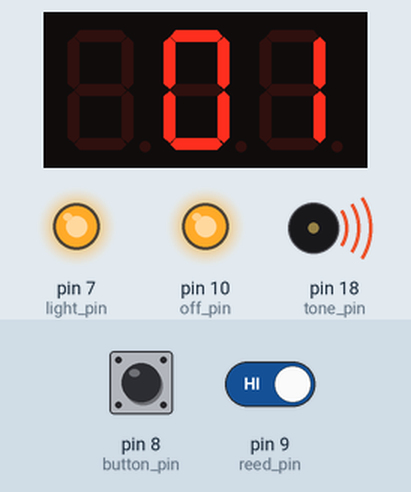
The sketch below on a simulated Arduino Uno, built with avr-gcc and run on an emulated ATmega328P. On the bench: 3-digit seven-segment display, output pins drawn as LEDs (lit = HIGH), buzzer (waves = sounding). Wiring (inferred from the names in the program): 3-digit 7-segment display, segments lit when HIGH: segments pin 6, pin 5, pin 2, pin 1, pin 0, pin 4, pin 3; digit selects pin 16, pin 15, pin 14. Inputs (shaded band) come from the test bench; at power-on: pin 9 (reed_pin) HIGH, pin 8 (button_pin) LOW. The segment pins are drawn as the display they are named for; pins used as bus, display or sensor lines are not drawn.

Above: at 1.2 s.
1.3 s: pin 9 (reed_pin) driven LOW
At 2.6 s:
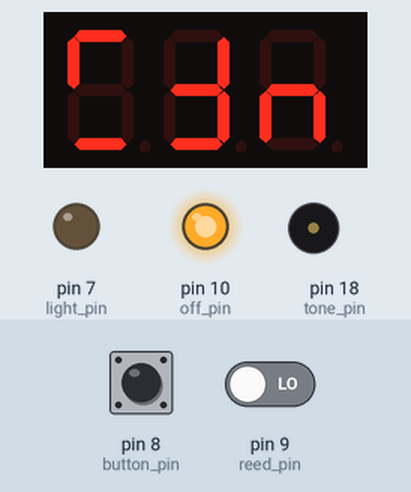
At 3.5 s:
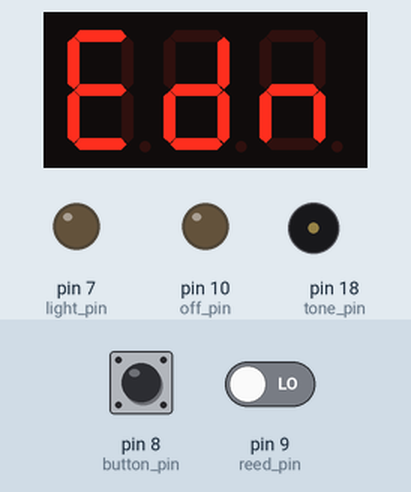
Timing chart, 0 to 5.0 s (numbered marks = the images above; inputs shaded):
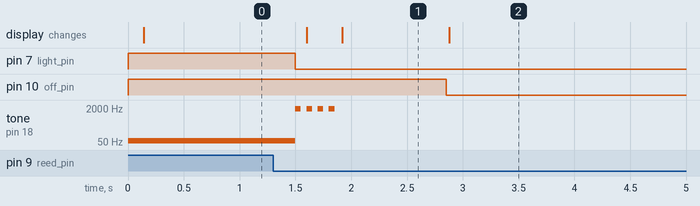

The sketch:

KK-2020-INO-SRC.ino
```cpp
//define different segment codes
static const int SegmentCodes[11][7] = {
//{A,B,C,D,E,F,G}  Segments      7-segment map:
  {1,1,1,1,1,1,0}, // 0   "0"          AAA
  {0,1,1,0,0,0,0}, // 1   "1"         F   B
  {1,1,0,1,1,0,1}, // 2   "2"         F   B
  {1,1,1,1,0,0,1}, // 3   "3"          GGG
  {0,1,1,0,0,1,1}, // 4   "4"         E   C
  {1,0,1,1,0,1,1}, // 5   "5"         E   C
  {1,0,1,1,1,1,1}, // 6   "6"          DDD
  {1,1,1,0,0,0,0}, // 7   "7"
  {1,1,1,1,1,1,1}, // 8   "8"
  {1,1,1,1,0,1,1}, // 9   "9"
  {0,0,0,0,0,0,0}, // OFF   "OFF"
};

//Code for selecting the single digits
//the Display consits of tree-digits common anode
static const int DigitCodes[3][3] = {
  {1,1,0},
  {0,1,1},
  {1,0,1},
};

//memory of the current displayed segments
//used for refresh
int DigitToPrint[3][7] = {
  {1,0,1,1,1,1,1},
  {1,0,1,1,1,1,1},
  {1,0,1,1,1,1,1},
};

//show "End" on screen
const int displayEND[3][7] = {
  {1,0,0,1,1,1,1},
  {0,0,1,0,1,0,1},
  {0,1,1,1,1,0,1},
};

//show "---" on screen
const int displayDoorOpen[3][7] = {
  {0,0,0,0,0,0,1},
  {0,0,0,0,0,0,1},
  {0,0,0,0,0,0,1},
};

//define Arduino Pins the Display is attached to
static const unsigned int SevSegmentPin[] = {6,5,2,1,0,4,3};
static const unsigned int SevDigitPin[] = {14,15,16};

//define constants
const unsigned int NumberOnCycle = 10;    // time a single digit is displayed
const unsigned int NumberDigits = 3;      // number of digits of 7-seg display
const long TimeInterval = 1000;           // time interval for microwave countdown
const int ButtonTimeout = 500;            // debouncing of a very slow button
const int door_open_timeout = 200;        // debouncing of the reed contact

//define pin numbers for IO
const int tone_pin = 18;                  // sound pin, speaker attached to 18 and GND
const int off_pin = 10;                   // pin that holds a transistor high that feeds controller supply current
const int button_pin = 8;                 // pin of the button, also used to bridge the transistor at start
const int reed_pin = 9;                   // reed contect atteched
const int light_pin = 7;                  // microwave light attached

//initialize global variables
unsigned int DigitUpdateIdx = NumberDigits;   // count digit index
unsigned int OnTimeIdx = 0;                   // count on-time of a digit
unsigned long PrevMillis = millis();          // current timing
unsigned long PrevButtonRead = PrevMillis;    // button-read time
unsigned long DoorOpenTime = PrevMillis;      // time of opening door (reed contact)
unsigned int ButtonState = 1;                 // state of the Button
unsigned int CountdownTime = 10;              // countdown time before microwave ends
unsigned int read_button_pin = 1;             // button pin state
unsigned int maximum_countdown_time = 30;     // limit of maximum countdown
bool door_open_flag = false;                  // flag for door opening detection

//refresh the display digit by digit
void refreshDisplay(){

  //count time a single digit is turned on
  OnTimeIdx ++;
  if (OnTimeIdx < NumberOnCycle) return;

  //reset counter
  OnTimeIdx = 0;

  //set next digit
  DigitUpdateIdx ++;
  //Wenn alle Digits geschrieben sind, reset Zähler
  if (DigitUpdateIdx >= NumberDigits) DigitUpdateIdx = 0;

  unsigned int i=0;

  //turn off all segments
  for (i=0; i<7; i++){
    digitalWrite(i, LOW);
  }
  //turn off all digits
  for (i=14; i<17; i++){
    digitalWrite(i, LOW);
  }

  //set current digit
  for (i=0; i<3; i++){
    digitalWrite(SevDigitPin[i], DigitCodes[DigitUpdateIdx][i]);
  }

  //write current segment code
  for (i=0; i<7; i++){
    digitalWrite(SevSegmentPin[i], DigitToPrint[DigitUpdateIdx][i]);
  }
}

//write number to print on screen
void setDigitToPrint(int numberToPrintInit){

  int numberToPrint = numberToPrintInit;
  if (numberToPrint > 999) {
    numberToPrint = 999;
  }

  int k=0;
  int i=0;
  int n=3;

  //set segments; digit by digit
  for (k=n; k>0; k--){
    int l = numberToPrint % 10;
    for (i=0; i<7; i++){
      DigitToPrint[k-1][i] = SegmentCodes[l][i];
    }
    numberToPrint /= 10;
  }

  //remove leading zeros of tens-digit
  if (numberToPrintInit < 100) {
    for (i=0; i<7; i++){
      DigitToPrint[0][i] = SegmentCodes[10][i];
    }
  }

  //remove leading zeros of hundrets-digit
  if (numberToPrintInit < 10) {
    for (i=0; i<7; i++){
      DigitToPrint[1][i] = SegmentCodes[10][i];
    }
  }
}

//end-sequence when microwave is finished
void execBingEnd() {

  //turn off light
  digitalWrite(light_pin, LOW);

  //set "END" on screen
  int k=0;
  int i=0;
  for (k=0; k<3; k++){
    for (i=0; i<7; i++){
      DigitToPrint[k][i] = displayEND[k][i];
    }
  }

  int numberBingTones = 4;
  int bing = 1865;              // sound frequency
  int bing_pause = 100;         // pause between sounds
  int bing_duration = 50;       // sound duration
  int bing_duration_2 = 100;    // sound duration 2

  // flag parameter
  bool exitBing = false;
  bool toneFlag = true;

  // timings
  unsigned long prevTime = millis();
  unsigned long currentTime = millis();

  // start tone
  tone(tone_pin, bing);

  // execute sounds one after the other
  while (exitBing == false) {

    refreshDisplay();
    currentTime = millis();

    if (currentTime - prevTime >= bing_duration) {

      if (toneFlag == true) {
        noTone(tone_pin);
        toneFlag = false;
        numberBingTones --;
      }
      else {
        tone(tone_pin, bing);
        toneFlag = true;
      }

      prevTime = currentTime;
      exitBing = (numberBingTones <= 0) ? true : false;
    }
  }

  // break after bing has finished
  prevTime = currentTime;
  while (currentTime - prevTime <= 10*bing_duration_2) {
    currentTime = millis();
    refreshDisplay();
  }

}

void execBingDoorOpen() {

  digitalWrite(light_pin, LOW);

  //setze "END" als Display-Anzeige
  int k=0;
  int i=0;
  for (k=0; k<3; k++){
    for (i=0; i<7; i++){
      DigitToPrint[k][i] = displayDoorOpen[k][i];
    }
  }

  int numberBingTones = 5;
  int bing = 932;
  int bing_pause = 80;
  int bing_duration = 40;
  int bing_duration_2 = 100;
  bool exitBing = false;
  bool toneFlag = true;
  unsigned long prevTime = millis();
  unsigned long currentTime = millis();

  tone(tone_pin, bing);

  while (exitBing == false) {

    refreshDisplay();
    currentTime = millis();

    if (currentTime - prevTime >= bing_duration) {

      if (toneFlag == true) {
        noTone(tone_pin);
        toneFlag = false;
        numberBingTones --;
      }
      else {
        tone(tone_pin, bing);
        toneFlag = true;
      }

      prevTime = currentTime;
      exitBing = (numberBingTones <= 0) ? true : false;
    }
  }

  prevTime = currentTime;
  while (currentTime - prevTime <= 2*bing_duration_2) {
    currentTime = millis();
    refreshDisplay();
  }

}

void setup() {
  // put your setup code here, to run once:

  unsigned long start_time = millis();
  unsigned char i;

  pinMode(button_pin, INPUT);
  pinMode(reed_pin, INPUT);

  pinMode(off_pin, OUTPUT);
  digitalWrite(off_pin, HIGH);

  pinMode(light_pin, OUTPUT);
  digitalWrite(light_pin, HIGH);

  //schalte alle Segments aus
  for (i=0; i<7; i++){
    pinMode(i, OUTPUT);
    digitalWrite(i, LOW);
  }
  //schalte alle Digits aus
  for (i=14; i<17; i++){
    pinMode(i, OUTPUT);
    digitalWrite(i, LOW);
  }

  if (digitalRead(reed_pin) == LOW){
    execBingDoorOpen();
    bool hold_operation = true;
    while (hold_operation == true) {
      digitalWrite(off_pin, LOW);
      refreshDisplay();
    }
  }

  tone(tone_pin, 58);

  setDigitToPrint(CountdownTime);

}

void loop() {
  // put your main code here, to run repeatedly:
  unsigned long CurrentMillis = millis();

  read_button_pin = digitalRead(button_pin);
  if (read_button_pin == LOW && CurrentMillis - PrevButtonRead > ButtonTimeout) {
    if (CountdownTime <= maximum_countdown_time) {
      CountdownTime += 5;
      PrevButtonRead = CurrentMillis;
    }
  }

  if (door_open_flag == true) {

    if (CurrentMillis - DoorOpenTime >= door_open_timeout){
      execBingEnd();
      bool hold_operation = true;
      while (hold_operation == true) {
        digitalWrite(off_pin, LOW);
        refreshDisplay();
      }
    }
    else if (digitalRead(reed_pin) == HIGH){
      door_open_flag = false;
    }
  }
  else if (digitalRead(reed_pin) == LOW && door_open_flag == false){
    door_open_flag = true;
    DoorOpenTime = CurrentMillis;
  }


  if (CurrentMillis - PrevMillis >= TimeInterval && CurrentMillis - PrevButtonRead > ButtonTimeout) {

    PrevMillis = CurrentMillis;
    CountdownTime--;
    setDigitToPrint(CountdownTime);

    if (CountdownTime <= 0) {
      execBingEnd();
      digitalWrite(off_pin, LOW);
      CountdownTime = 999;
    }
  }

  refreshDisplay();

}
```

Measured:
- after the input at 1.3 s, pin 7 (light_pin): HIGH → LOW after 0.20 s; pin 10 (off_pin): HIGH → LOW after 1.6 s; tone on pin 18 (tone_pin): alternates 1865 Hz for 0.05 s and silent for 0.05 s, 8 changes in all, then stays silent, starting after 0.20 s; the display: first changes after 0.30 s (image 1 shows a later state)
- what the display in image 1 shows lasts 1.0 s, from 1.9 s to 2.9 s
